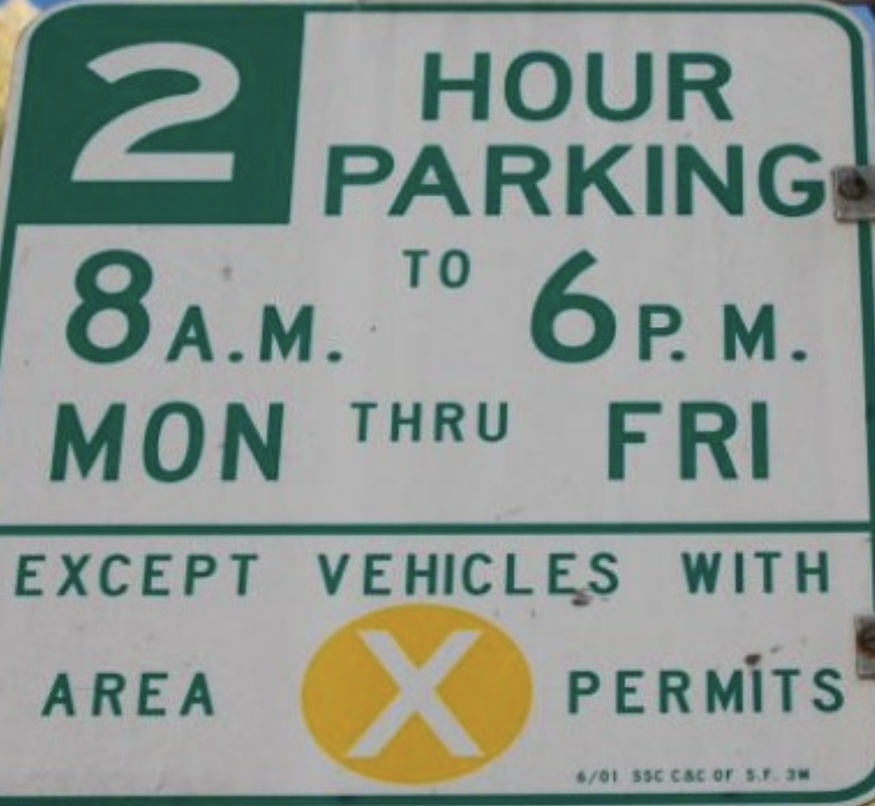
#> input picture myImage.jpg, 875 x 806 px, shrunk from 1124 x 1036 before the run
$ python ocr6.py
#> lines starting #> are read from the running program, lines starting #| are printed output that depends on the picture; after the words box and inside, x2 and y2 are one past the last pixel; in counts of white or black regions, pixels touching at a corner belong together
#> further down, image is the input picture: shape (806, 875, 3); mean B, G, R 144.6, 150.7, 140.2
import cv2
import numpy as np

def preprocess_image_for_ocr(image):
    # Grayscale conversion
    gray = cv2.cvtColor(image, cv2.COLOR_BGR2GRAY)
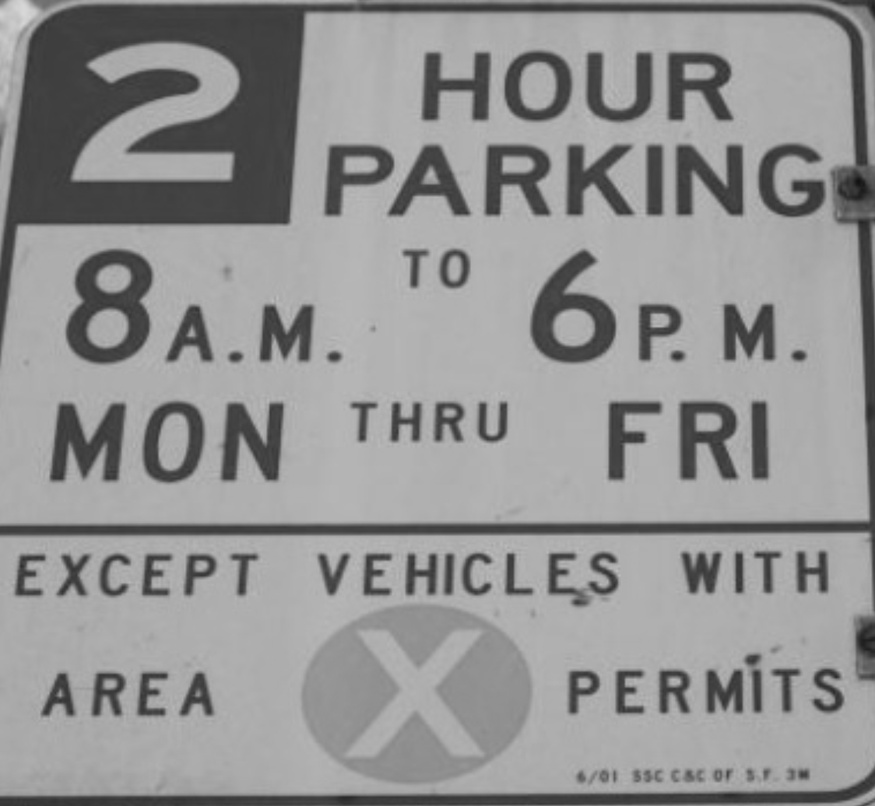
#> gray: shape (806, 875); min 17, max 216, mean 146.8

    # Binarization
    _, thresh = cv2.threshold(gray, 127, 255, cv2.THRESH_BINARY_INV + cv2.THRESH_OTSU)
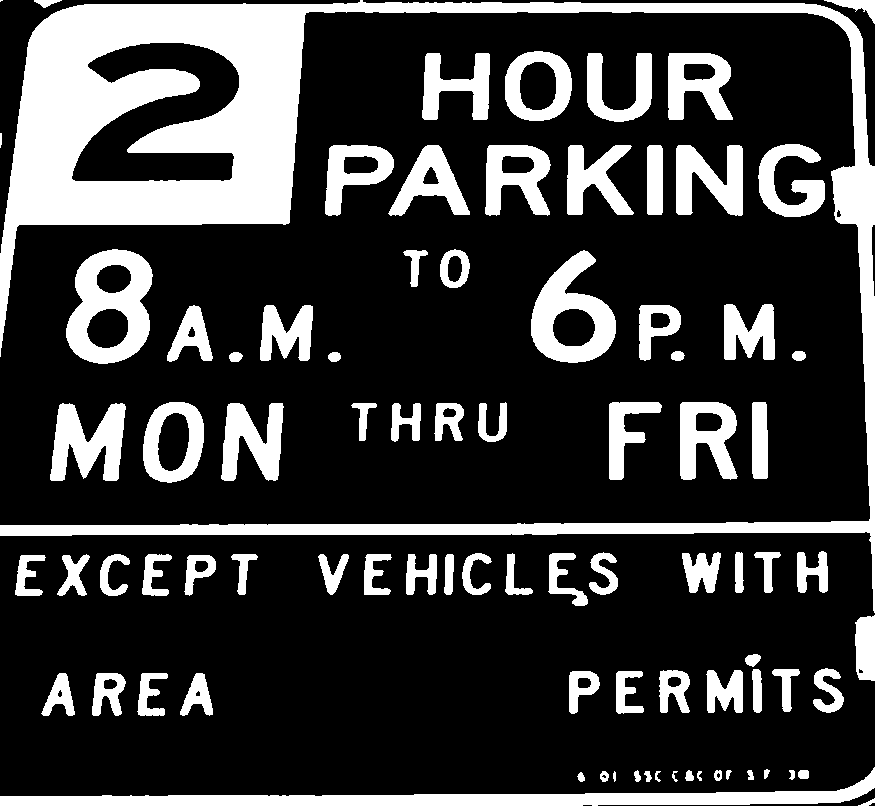
#> thresh: shape (806, 875); 23.7% white; 86 white regions (1 under 20 px), largest, box (x1, y1, x2, y2) and area: (0, 0, 875, 613) 72202, (0, 767, 875, 806) 10117, (66, 249, 153, 364) 5733

    # Noise reduction
    kernel = cv2.getStructuringElement(cv2.MORPH_RECT, (1, 1))
    opening = cv2.morphologyEx(thresh, cv2.MORPH_OPEN, kernel, iterations=2)

    # Sharpening
    kernel = np.array([[-1, -1, -1], [-1, 9, -1], [-1, -1, -1]])
    sharpened = cv2.filter2D(opening, -1, kernel)

    return sharpened

image = cv2.imread('myImage.jpg')
preprocessed_image = preprocess_image_for_ocr(image)
cv2.imwrite("preprocessed.jpg", preprocessed_image)
